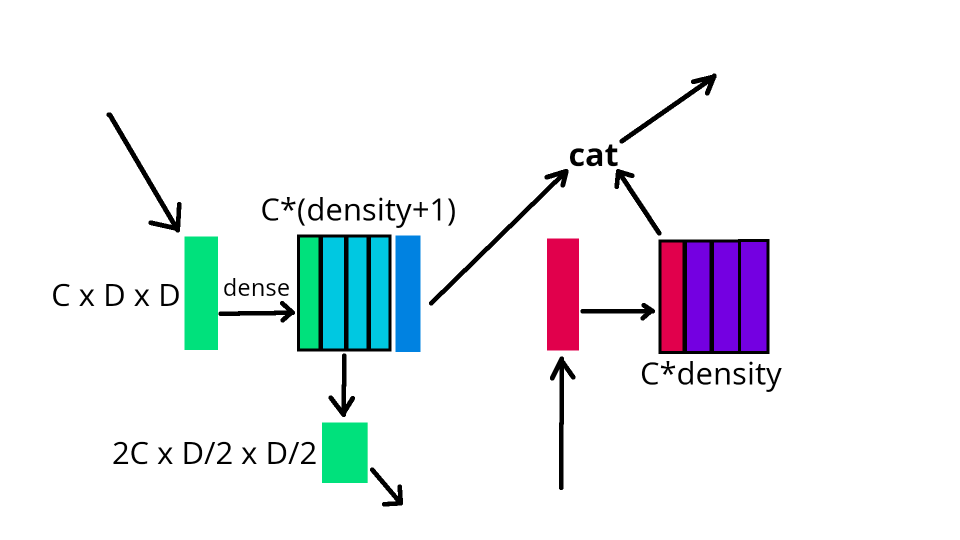
#> input picture dense_arhcitecture.png, 1920 x 1080 px (shown at 1/2 size)
$ python resize_pics.py . out
#> lines starting #> are read from the running program, lines starting #| are printed output that depends on the picture
#!/bin/env python
from PIL import Image
import os
import sys

def resize_pic(file):
#> called with file = './dense_arhcitecture.png'
    with Image.open(file) as img:
#> img is the input picture: PIL image 1920x1080 RGBA; mean R, G, B, A 236.3, 238.9, 242.3, 255
        img = Image.open(file)
        size = img.size
#> size = (1920, 1080)
        final_size = (64, 64)
        if size[0] == size[1]:
            img = img.resize(final_size)
        elif size[0] > size[1]:
            diff = size[0] - size[1]
#> diff = 840
            left = diff//2
#> left = 420
            right = size[0] - left - (diff % 2)
#> right = 1500
            box = (left, 0, right, size[1])
#> box = (420, 0, 1500, 1080)
            img = img.resize(final_size, box=box)
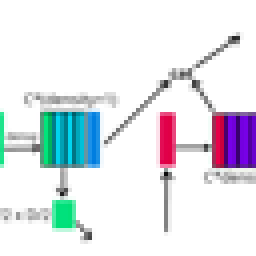
#> img: PIL image 64x64 RGBA (shown 4 times larger); mean R, G, B, A 227.2, 230.3, 235.9, 255
        else:
            diff = size[1] - size[0]
            top = diff // 2
            bottom = size[1] - top - (diff % 2)
            box = (0, top, size[0], bottom)
            img = img.resize(final_size, box=box)
        return img

in_dir = sys.argv[1]
if in_dir[-1] != '/':
    in_dir += '/'
out_dir = sys.argv[2]
if out_dir[-1] != '/':
    out_dir += '/'

if __name__ == "__main__":
    for _, _, files in os.walk(in_dir):
        for file in files:
            try:
                pic = resize_pic(in_dir + file)
                pic.save(out_dir + file)
            except:
                print(file, "failed")
